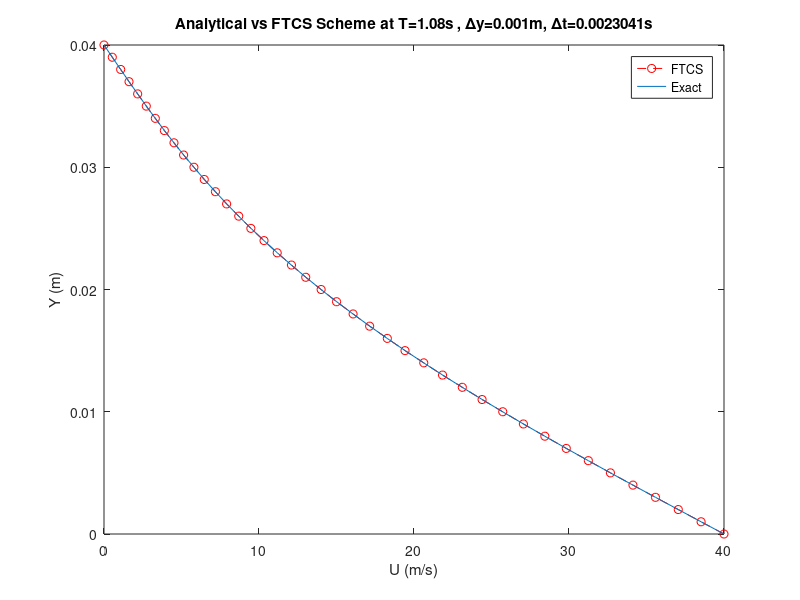

This chart was generated by the following MATLAB code:
%% Diffusion PDE

%% 
clc; clear all; close all;

%% Definitions

h = 0.04;	% Distance, h (m)
T = 1.08;	% Time, T (s)
nu = 0.000217;	% Kinematic Viscosity, nu (m^2/s)
rho = 800;	% Density, rho (kg/m^3)
Uo = 40;	% Speed of Lower Plate, Uo (m/s)

%% Computational Method

dy = 0.001;	% Step Size in Y, dy

% Step Size in T (Calculated), dt
dt = (0.5*dy^2)/nu;	

% Constant of Propogation, d
d = nu*dt/dy^2;		

% Create Y Column Vector, y
y = [0:dy:h]';

% Create Time Step Row Vector, t
t = [0:dt:T];

% Number of Time Steps, numT
numT = length(t);

% Number of Y-Direction Mesh Points, numY
numY = length(y);

% Create Velocity Matrix
U = zeros(numY,numT);

% Apply Initial Condition
U(1,:) = Uo;

% Solve
for j=2:numT
    for i=2:numY-1
        U(i,j) = d*U(i-1,j-1) + (1-2*d)*U(i,j-1) + d*U(i+1,j-1);
    end
end

%% Analytical Solution
ya = 0:0.001:h;

eta = ya/(2*sqrt(nu*T));
eta1 = h/(2*sqrt(nu*T));
 
SUM1 = 0;
SUM2 = 0;

for n=0:10000
    X1=erfc(2*n*eta1+eta);
    SUM1=SUM1+X1;
end

for n=1:9999
    X2=erfc(2*n*eta1-eta);
    SUM2=SUM2+X2;
end

Ua = Uo*(SUM1-SUM2)';

%% Plot Results
figure;
plot(U(:,numT),y,'ro--');
hold on
plot(Ua,ya,'-');
xlabel('U (m/s)');
ylabel('Y (m)');
legend('FTCS ','Exact');
title(['Analytical vs FTCS Scheme at T=',num2str(T),'s , \Deltay=',num2str(dy),'m, \Deltat=',num2str(dt),'s' ])

